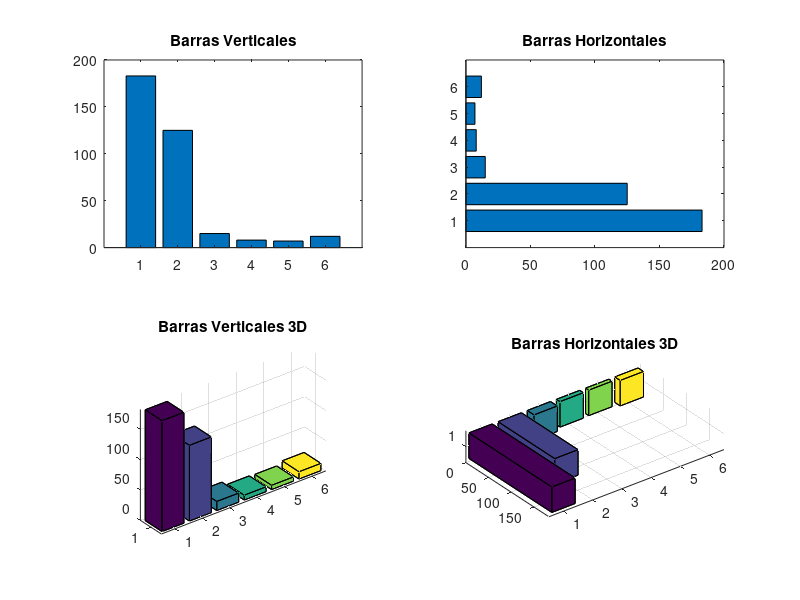

The MATLAB source for this figure:
x = [183 125 15 8 7 12]

%Circular
pie(x),legend('PP', 'PSOE','CiU','IU','PNV','Otros') %2D
pie3(x,[1 1 0 0 0 0]) %3D

%Barras
y = [10 2 3 5 18 20 15 ];

subplot(2,2,1),bar(x),title('Barras Verticales')
subplot(2,2,2),barh(x),title('Barras Horizontales')
subplot(2,2,3),bar3(x),title('Barras Verticales 3D')
subplot(2,2,4),bar3h(x),title('Barras Horizontales 3D')